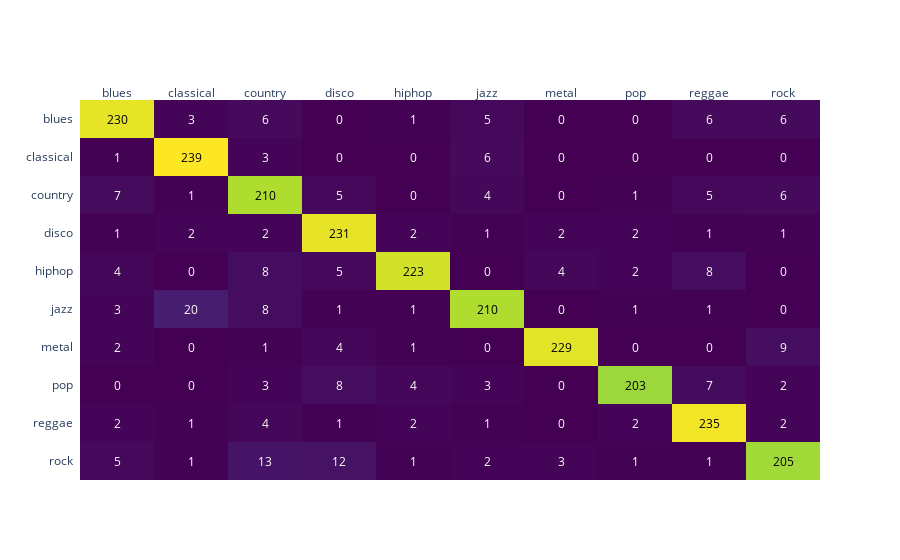

Notebook cell for this chart:
### Code cell
columns = list(MUSIC_GENRES.values())
fig = ff.create_annotated_heatmap(confusion_matrix(y_test_filtered, y_pred), x=columns, y=columns, colorscale='viridis')
fig['layout']['yaxis']['autorange'] = "reversed"
#fig.write_html('../data/plots/knn_confusion_matrix.html')
fig.show()

### Figure 1 — Plotly figure (JSON) as saved in the notebook; plotly's stock layout.template omitted (floating-point values rounded to 4 significant figures)
{"data": [{"colorscale": [[0, "#440154"], [0.1111, "#482878"], [0.2222, "#3e4989"], [0.3333, "#31688e"], [0.4444, "#26828e"], [0.5556, "#1f9e89"], [0.6667, "#35b779"], [0.7778, "#6ece58"], [0.8889, "#b5de2b"], [1, "#fde725"]], "reversescale": false, "showscale": false, "type": "heatmap", "x": ["blues", "classical", "country", "disco", "hiphop", "jazz", "metal", "pop", "reggae", "rock"], "y": ["blues", "classical", "country", "disco", "hiphop", "jazz", "metal", "pop", "reggae", "rock"], "z": [[230, 3, 6, 0, 1, 5, 0, 0, 6, 6], [1, 239, 3, 0, 0, 6, 0, 0, 0, 0], [7, 1, 210, 5, 0, 4, 0, 1, 5, 6], [1, 2, 2, 231, 2, 1, 2, 2, 1, 1], [4, 0, 8, 5, 223, 0, 4, 2, 8, 0], [3, 20, 8, 1, 1, 210, 0, 1, 1, 0], [2, 0, 1, 4, 1, 0, 229, 0, 0, 9], [0, 0, 3, 8, 4, 3, 0, 203, 7, 2], [2, 1, 4, 1, 2, 1, 0, 2, 235, 2], [5, 1, 13, 12, 1, 2, 3, 1, 1, 205]]}], "layout": {"annotations": [{"font": {"color": "#000000"}, "showarrow": false, "text": "230", "x": "blues", "xref": "x", "y": "blues", "yref": "y"}, {"font": {"color": "#FFFFFF"}, "showarrow": false, "text": "3", "x": "classical", "xref": "x", "y": "blues", "yref": "y"}, {"font": {"color": "#FFFFFF"}, "showarrow": false, "text": "6", "x": "country", "xref": "x", "y": "blues", "yref": "y"}, {"font": {"color": "#FFFFFF"}, "showarrow": false, "text": "0", "x": "disco", "xref": "x", "y": "blues", "yref": "y"}, {"font": {"color": "#FFFFFF"}, "showarrow": false, "text": "1", "x": "hiphop", "xref": "x", "y": "blues", "yref": "y"}, {"font": {"color": "#FFFFFF"}, "showarrow": false, "text": "5", "x": "jazz", "xref": "x", "y": "blues", "yref": "y"}, {"font": {"color": "#FFFFFF"}, "showarrow": false, "text": "0", "x": "metal", "xref": "x", "y": "blues", "yref": "y"}, {"font": {"color": "#FFFFFF"}, "showarrow": false, "text": "0", "x": "pop", "xref": "x", "y": "blues", "yref": "y"}, {"font": {"color": "#FFFFFF"}, "showarrow": false, "text": "6", "x": "reggae", "xref": "x", "y": "blues", "yref": "y"}, {"font": {"color": "#FFFFFF"}, "showarrow": false, "text": "6", "x": "rock", "xref": "x", "y": "blues", "yref": "y"}, {"font": {"color": "#FFFFFF"}, "showarrow": false, "text": "1", "x": "blues", "xref": "x", "y": "classical", "yref": "y"}, {"font": {"color": "#000000"}, "showarrow": false, "text": "239", "x": "classical", "xref": "x", "y": "classical", "yref": "y"}, {"font": {"color": "#FFFFFF"}, "showarrow": false, "text": "3", "x": "country", "xref": "x", "y": "classical", "yref": "y"}, {"font": {"color": "#FFFFFF"}, "showarrow": false, "text": "0", "x": "disco", "xref": "x", "y": "classical", "yref": "y"}, {"font": {"color": "#FFFFFF"}, "showarrow": false, "text": "0", "x": "hiphop", "xref": "x", "y": "classical", "yref": "y"}, {"font": {"color": "#FFFFFF"}, "showarrow": false, "text": "6", "x": "jazz", "xref": "x", "y": "classical", "yref": "y"}, {"font": {"color": "#FFFFFF"}, "showarrow": false, "text": "0", "x": "metal", "xref": "x", "y": "classical", "yref": "y"}, {"font": {"color": "#FFFFFF"}, "showarrow": false, "text": "0", "x": "pop", "xref": "x", "y": "classical", "yref": "y"}, {"font": {"color": "#FFFFFF"}, "showarrow": false, "text": "0", "x": "reggae", "xref": "x", "y": "classical", "yref": "y"}, {"font": {"color": "#FFFFFF"}, "showarrow": false, "text": "0", "x": "rock", "xref": "x", "y": "classical", "yref": "y"}, {"font": {"color": "#FFFFFF"}, "showarrow": false, "text": "7", "x": "blues", "xref": "x", "y": "country", "yref": "y"}, {"font": {"color": "#FFFFFF"}, "showarrow": false, "text": "1", "x": "classical", "xref": "x", "y": "country", "yref": "y"}, {"font": {"color": "#000000"}, "showarrow": false, "text": "210", "x": "country", "xref": "x", "y": "country", "yref": "y"}, {"font": {"color": "#FFFFFF"}, "showarrow": false, "text": "5", "x": "disco", "xref": "x", "y": "country", "yref": "y"}, {"font": {"color": "#FFFFFF"}, "showarrow": false, "text": "0", "x": "hiphop", "xref": "x", "y": "country", "yref": "y"}, {"font": {"color": "#FFFFFF"}, "showarrow": false, "text": "4", "x": "jazz", "xref": "x", "y": "country", "yref": "y"}, {"font": {"color": "#FFFFFF"}, "showarrow": false, "text": "0", "x": "metal", "xref": "x", "y": "country", "yref": "y"}, {"font": {"color": "#FFFFFF"}, "showarrow": false, "text": "1", "x": "pop", "xref": "x", "y": "country", "yref": "y"}, {"font": {"color": "#FFFFFF"}, "showarrow": false, "text": "5", "x": "reggae", "xref": "x", "y": "country", "yref": "y"}, {"font": {"color": "#FFFFFF"}, "showarrow": false, "text": "6", "x": "rock", "xref": "x", "y": "country", "yref": "y"}, {"font": {"color": "#FFFFFF"}, "showarrow": false, "text": "1", "x": "blues", "xref": "x", "y": "disco", "yref": "y"}, {"font": {"color": "#FFFFFF"}, "showarrow": false, "text": "2", "x": "classical", "xref": "x", "y": "disco", "yref": "y"}, {"font": {"color": "#FFFFFF"}, "showarrow": false, "text": "2", "x": "country", "xref": "x", "y": "disco", "yref": "y"}, {"font": {"color": "#000000"}, "showarrow": false, "text": "231", "x": "disco", "xref": "x", "y": "disco", "yref": "y"}, {"font": {"color": "#FFFFFF"}, "showarrow": false, "text": "2", "x": "hiphop", "xref": "x", "y": "disco", "yref": "y"}, {"font": {"color": "#FFFFFF"}, "showarrow": false, "text": "1", "x": "jazz", "xref": "x", "y": "disco", "yref": "y"}, {"font": {"color": "#FFFFFF"}, "showarrow": false, "text": "2", "x": "metal", "xref": "x", "y": "disco", "yref": "y"}, {"font": {"color": "#FFFFFF"}, "showarrow": false, "text": "2", "x": "pop", "xref": "x", "y": "disco", "yref": "y"}, {"font": {"color": "#FFFFFF"}, "showarrow": false, "text": "1", "x": "reggae", "xref": "x", "y": "disco", "yref": "y"}, {"font": {"color": "#FFFFFF"}, "showarrow": false, "text": "1", "x": "rock", "xref": "x", "y": "disco", "yref": "y"}, {"font": {"color": "#FFFFFF"}, "showarrow": false, "text": "4", "x": "blues", "xref": "x", "y": "hiphop", "yref": "y"}, {"font": {"color": "#FFFFFF"}, "showarrow": false, "text": "0", "x": "classical", "xref": "x", "y": "hiphop", "yref": "y"}, {"font": {"color": "#FFFFFF"}, "showarrow": false, "text": "8", "x": "country", "xref": "x", "y": "hiphop", "yref": "y"}, {"font": {"color": "#FFFFFF"}, "showarrow": false, "text": "5", "x": "disco", "xref": "x", "y": "hiphop", "yref": "y"}, {"font": {"color": "#000000"}, "showarrow": false, "text": "223", "x": "hiphop", "xref": "x", "y": "hiphop", "yref": "y"}, {"font": {"color": "#FFFFFF"}, "showarrow": false, "text": "0", "x": "jazz", "xref": "x", "y": "hiphop", "yref": "y"}, {"font": {"color": "#FFFFFF"}, "showarrow": false, "text": "4", "x": "metal", "xref": "x", "y": "hiphop", "yref": "y"}, {"font": {"color": "#FFFFFF"}, "showarrow": false, "text": "2", "x": "pop", "xref": "x", "y": "hiphop", "yref": "y"}, {"font": {"color": "#FFFFFF"}, "showarrow": false, "text": "8", "x": "reggae", "xref": "x", "y": "hiphop", "yref": "y"}, {"font": {"color": "#FFFFFF"}, "showarrow": false, "text": "0", "x": "rock", "xref": "x", "y": "hiphop", "yref": "y"}, {"font": {"color": "#FFFFFF"}, "showarrow": false, "text": "3", "x": "blues", "xref": "x", "y": "jazz", "yref": "y"}, {"font": {"color": "#FFFFFF"}, "showarrow": false, "text": "20", "x": "classical", "xref": "x", "y": "jazz", "yref": "y"}, {"font": {"color": "#FFFFFF"}, "showarrow": false, "text": "8", "x": "country", "xref": "x", "y": "jazz", "yref": "y"}, {"font": {"color": "#FFFFFF"}, "showarrow": false, "text": "1", "x": "disco", "xref": "x", "y": "jazz", "yref": "y"}, {"font": {"color": "#FFFFFF"}, "showarrow": false, "text": "1", "x": "hiphop", "xref": "x", "y": "jazz", "yref": "y"}, {"font": {"color": "#000000"}, "showarrow": false, "text": "210", "x": "jazz", "xref": "x", "y": "jazz", "yref": "y"}, {"font": {"color": "#FFFFFF"}, "showarrow": false, "text": "0", "x": "metal", "xref": "x", "y": "jazz", "yref": "y"}, {"font": {"color": "#FFFFFF"}, "showarrow": false, "text": "1", "x": "pop", "xref": "x", "y": "jazz", "yref": "y"}, {"font": {"color": "#FFFFFF"}, "showarrow": false, "text": "1", "x": "reggae", "xref": "x", "y": "jazz", "yref": "y"}, {"font": {"color": "#FFFFFF"}, "showarrow": false, "text": "0", "x": "rock", "xref": "x", "y": "jazz", "yref": "y"}, {"font": {"color": "#FFFFFF"}, "showarrow": false, "text": "2", "x": "blues", "xref": "x", "y": "metal", "yref": "y"}, {"font": {"color": "#FFFFFF"}, "showarrow": false, "text": "0", "x": "classical", "xref": "x", "y": "metal", "yref": "y"}, {"font": {"color": "#FFFFFF"}, "showarrow": false, "text": "1", "x": "country", "xref": "x", "y": "metal", "yref": "y"}, {"font": {"color": "#FFFFFF"}, "showarrow": false, "text": "4", "x": "disco", "xref": "x", "y": "metal", "yref": "y"}, {"font": {"color": "#FFFFFF"}, "showarrow": false, "text": "1", "x": "hiphop", "xref": "x", "y": "metal", "yref": "y"}, {"font": {"color": "#FFFFFF"}, "showarrow": false, "text": "0", "x": "jazz", "xref": "x", "y": "metal", "yref": "y"}, {"font": {"color": "#000000"}, "showarrow": false, "text": "229", "x": "metal", "xref": "x", "y": "metal", "yref": "y"}, {"font": {"color": "#FFFFFF"}, "showarrow": false, "text": "0", "x": "pop", "xref": "x", "y": "metal", "yref": "y"}, {"font": {"color": "#FFFFFF"}, "showarrow": false, "text": "0", "x": "reggae", "xref": "x", "y": "metal", "yref": "y"}, {"font": {"color": "#FFFFFF"}, "showarrow": false, "text": "9", "x": "rock", "xref": "x", "y": "metal", "yref": "y"}, {"font": {"color": "#FFFFFF"}, "showarrow": false, "text": "0", "x": "blues", "xref": "x", "y": "pop", "yref": "y"}, {"font": {"color": "#FFFFFF"}, "showarrow": false, "text": "0", "x": "classical", "xref": "x", "y": "pop", "yref": "y"}, {"font": {"color": "#FFFFFF"}, "showarrow": false, "text": "3", "x": "country", "xref": "x", "y": "pop", "yref": "y"}, {"font": {"color": "#FFFFFF"}, "showarrow": false, "text": "8", "x": "disco", "xref": "x", "y": "pop", "yref": "y"}, {"font": {"color": "#FFFFFF"}, "showarrow": false, "text": "4", "x": "hiphop", "xref": "x", "y": "pop", "yref": "y"}, {"font": {"color": "#FFFFFF"}, "showarrow": false, "text": "3", "x": "jazz", "xref": "x", "y": "pop", "yref": "y"}, {"font": {"color": "#FFFFFF"}, "showarrow": false, "text": "0", "x": "metal", "xref": "x", "y": "pop", "yref": "y"}, {"font": {"color": "#000000"}, "showarrow": false, "text": "203", "x": "pop", "xref": "x", "y": "pop", "yref": "y"}, {"font": {"color": "#FFFFFF"}, "showarrow": false, "text": "7", "x": "reggae", "xref": "x", "y": "pop", "yref": "y"}, {"font": {"color": "#FFFFFF"}, "showarrow": false, "text": "2", "x": "rock", "xref": "x", "y": "pop", "yref": "y"}, {"font": {"color": "#FFFFFF"}, "showarrow": false, "text": "2", "x": "blues", "xref": "x", "y": "reggae", "yref": "y"}, {"font": {"color": "#FFFFFF"}, "showarrow": false, "text": "1", "x": "classical", "xref": "x", "y": "reggae", "yref": "y"}, {"font": {"color": "#FFFFFF"}, "showarrow": false, "text": "4", "x": "country", "xref": "x", "y": "reggae", "yref": "y"}, {"font": {"color": "#FFFFFF"}, "showarrow": false, "text": "1", "x": "disco", "xref": "x", "y": "reggae", "yref": "y"}, {"font": {"color": "#FFFFFF"}, "showarrow": false, "text": "2", "x": "hiphop", "xref": "x", "y": "reggae", "yref": "y"}, {"font": {"color": "#FFFFFF"}, "showarrow": false, "text": "1", "x": "jazz", "xref": "x", "y": "reggae", "yref": "y"}, {"font": {"color": "#FFFFFF"}, "showarrow": false, "text": "0", "x": "metal", "xref": "x", "y": "reggae", "yref": "y"}, {"font": {"color": "#FFFFFF"}, "showarrow": false, "text": "2", "x": "pop", "xref": "x", "y": "reggae", "yref": "y"}, {"font": {"color": "#000000"}, "showarrow": false, "text": "235", "x": "reggae", "xref": "x", "y": "reggae", "yref": "y"}, {"font": {"color": "#FFFFFF"}, "showarrow": false, "text": "2", "x": "rock", "xref": "x", "y": "reggae", "yref": "y"}, {"font": {"color": "#FFFFFF"}, "showarrow": false, "text": "5", "x": "blues", "xref": "x", "y": "rock", "yref": "y"}, {"font": {"color": "#FFFFFF"}, "showarrow": false, "text": "1", "x": "classical", "xref": "x", "y": "rock", "yref": "y"}, {"font": {"color": "#FFFFFF"}, "showarrow": false, "text": "13", "x": "country", "xref": "x", "y": "rock", "yref": "y"}, {"font": {"color": "#FFFFFF"}, "showarrow": false, "text": "12", "x": "disco", "xref": "x", "y": "rock", "yref": "y"}, {"font": {"color": "#FFFFFF"}, "showarrow": false, "text": "1", "x": "hiphop", "xref": "x", "y": "rock", "yref": "y"}, {"font": {"color": "#FFFFFF"}, "showarrow": false, "text": "2", "x": "jazz", "xref": "x", "y": "rock", "yref": "y"}, {"font": {"color": "#FFFFFF"}, "showarrow": false, "text": "3", "x": "metal", "xref": "x", "y": "rock", "yref": "y"}, {"font": {"color": "#FFFFFF"}, "showarrow": false, "text": "1", "x": "pop", "xref": "x", "y": "rock", "yref": "y"}, {"font": {"color": "#FFFFFF"}, "showarrow": false, "text": "1", "x": "reggae", "xref": "x", "y": "rock", "yref": "y"}, {"font": {"color": "#000000"}, "showarrow": false, "text": "205", "x": "rock", "xref": "x", "y": "rock", "yref": "y"}], "xaxis": {"dtick": 1, "gridcolor": "rgb(0, 0, 0)", "side": "top", "ticks": ""}, "yaxis": {"autorange": "reversed", "dtick": 1, "ticks": "", "ticksuffix": "  "}}}
